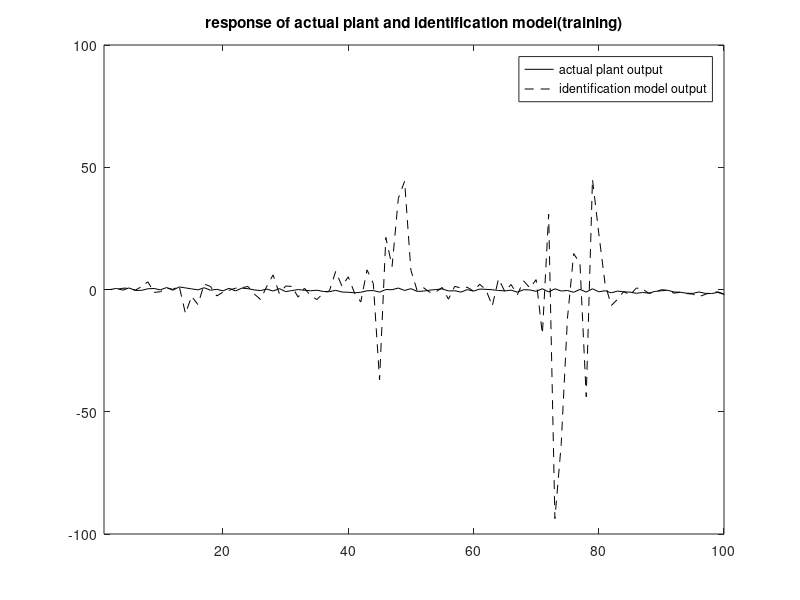
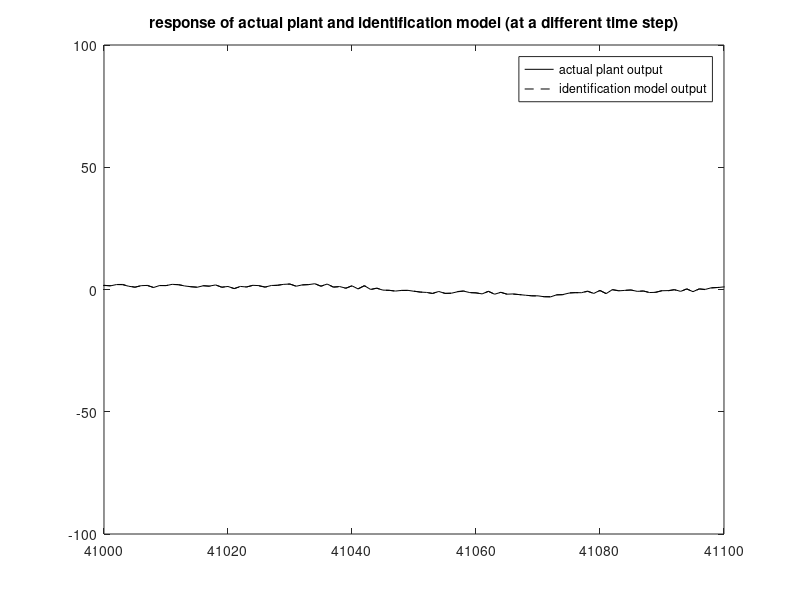
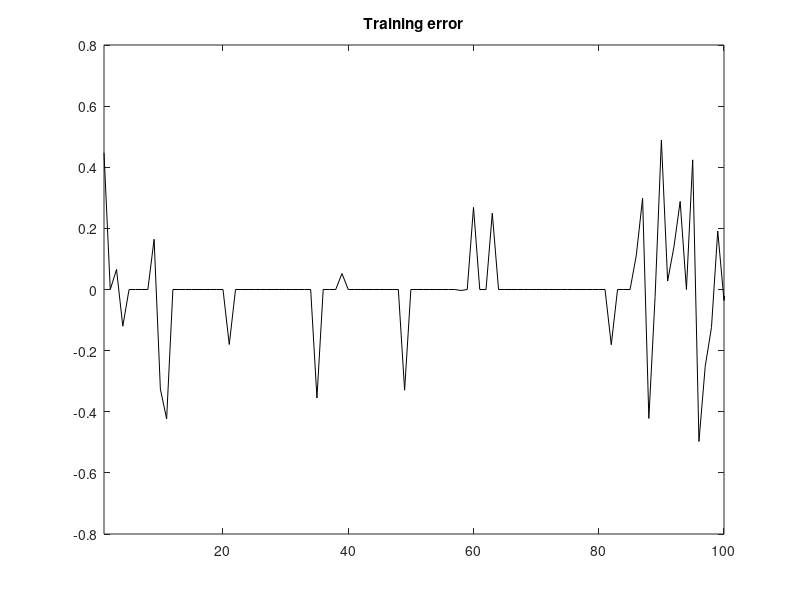
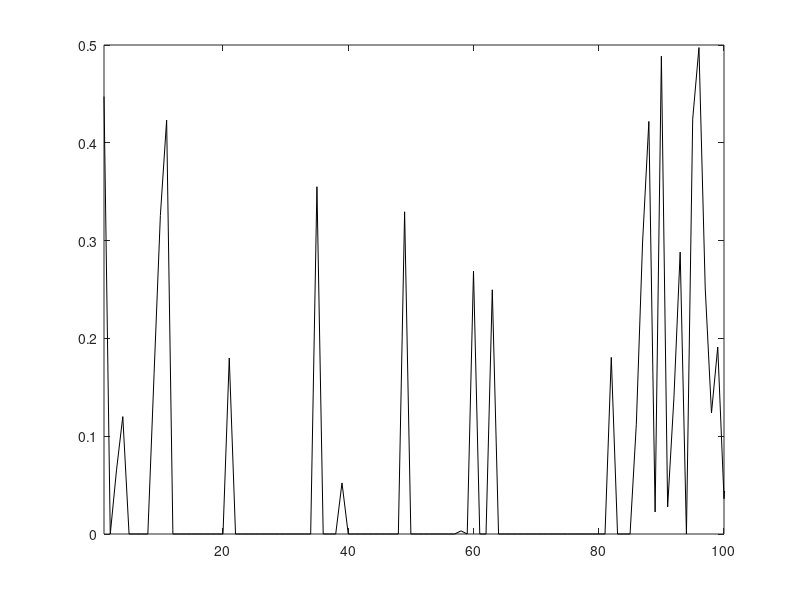

Write the MATLAB code that produced these figures, in order.
%%%% IDENTIFICATION EXAMPLE 1 OSLA
clc;clear;
%%%%%%%%%%%%% IDENTIFICATION PROCESS
k=[1:50000];

a=0;b=0;
yp=[b a zeros(1,length(k))];        
yphat=[b a zeros(1,length(k))];     

NNclass=[1 20 1];
in=NNclass(1);n1=NNclass(2);out=NNclass(3);

W1=randn(in+1,n1);          
W2=zeros(n1+1,out);

u=(-1+2*rand(1,length(k)+2)); 
%f=@(u)(u^3+0.3*u^2-0.4*u);    
f=@(u)(0.6*sin(pi*u)+0.3*sin(3*pi*u)+0.1*sin(5*pi*u));

e1=0.001;
e2=0.50;

lambda=1e-06;
P=(1/lambda)*eye(n1+1);

for i=3:length(k)+2
    i
    yp(i)=0.3*yp(i-1)+0.6*yp(i-2)+f(u(i-1));

    v0=[1 u(i-1)];
    A1=v0*W1;
    y1=tanh(A1);
    v1=[1 y1];
    A2=v1*W2;
    N=A2;

    yphat(i)=0.3*yp(i-1)+0.6*yp(i-2)+N;
    e=-(yphat(i)-yp(i));           
    
    if(abs(e)<e1)
        continue;
    elseif(abs(e)>e1 && abs(e)<e2)
        P=P - ((P*v1'*v1*P)./(1+v1*P*v1'));
        W2=W2+e*P*v1';
        error_train(i-2)=e;
    else
        W1=[W1 randn(in+1,1)];
        W2=[W2;0];
        
        v0=[1 u(i-1)];
        A1=v0*W1;
        y1=tanh(A1);
        v1=[1 y1];
        A2=v1*W2;
        N=A2;
        P=[P zeros(size(P,1),1)];
        P=[P;zeros(1,size(P,2))];
        P(end,end)=1/lambda;
        P=P - ((P*v1'*v1*P)./(1+v1*P*v1'));
        W2=W2+e*P*v1';
    end
end
plot(yp,'k')
hold on
plot(yphat,'k--','LineWidth',0.5)
xlim([1 100])
title('response of actual plant and identification model(training)');
legend('actual plant output','identification model output');
%saveas(gcf,'C:/Users/tarun/Documents/id/figs/ex1/osla/train1.png')
%%
%plot different time step
figure;
plot(yp,'k')
hold on
plot(yphat,'k--','LineWidth',0.5)
xlim([41000 41100])
title('response of actual plant and identification model (at a different time step)');
legend('actual plant output','identification model output');
%saveas(gcf,'C:/Users/tarun/Documents/id/figs/ex1/osla/train2.png')
%%
%Performance Measure - RMSE and VAF
figure;
plot(error_train,'k')
xlim([1 100])
title('Training error')
rmse1=rms(error_train(1:10000));
rmse2=rms(error_train(10001:end));

fprintf('Training RMS error 1 = %f\n',rmse1);
fprintf('Training RMS error 2 = %f\n\n',rmse2);
disp('Variance Accounted For (training)');
VAF=(1-var(yp-yphat)/var(yp))*100;
disp(VAF);
%%
figure;
plot(abs(error_train),'k')
xlim([1 100])
%%
%{
absol_e=abs(error_train);
M=max(absol_e)
ind=find(absol_e<0.05);
conv_time=0;
for i=1:length(ind)
    z=diff(ind(i:i+100))==1
    if sum(z)==100
        conv_time=ind(i);
        break;
    else
        x=find(z==0);
        i=x(end)
    end
end
conv_time
%}
%%
%response of identification model(hopefully identified system) to different input
k=[1:20000];
%f=@(u)(u^3+0.3*u^2-0.4*u);
f=@(u)(0.6*sin(pi*u)+0.3*sin(3*pi*u)+0.1*sin(5*pi*u));
yp=[0 0 zeros(1,length(k))];
yphat=[0 0 zeros(1,length(k))];
error_test=zeros(1,length(k));
for i=3:length(k)+2
    u=sin(2*pi*(i-3)/250);              %%%% This is to show the output like in NP90
    %if(i>250)
    %   u=0.5*(u+sin(2*pi*(i-3)/25));
    %end
    yp(i)=0.3*yp(i-1)+0.6*yp(i-2)+f(u); %%%% Plant output
    %Forward Pass
    A1=[1 u]*W1;
    y1=tanh(A1);
    A2=[1 y1]*W2;
    N=A2;
    yphat(i)=0.3*yphat(i-1)+0.6*yphat(i-2)+N;   %%%% INDEPENDENT identfication model output
    e=-(yphat(i)-yp(i));
    error_test(i-2)=e;
end
%%
%Performance Measures
figure;
plot(error_test)
xlim([1 1000])
title('Testing error');
rmse=rms(error_test)
VAF=(1-var(yp-yphat)/var(yp))*100
%%
figure;
plot(yp)
hold on
plot(yphat,':','LineWidth',1.5)
xlim([1 1000])
title('For given test reference input')
legend('actual plant output','identification model output');